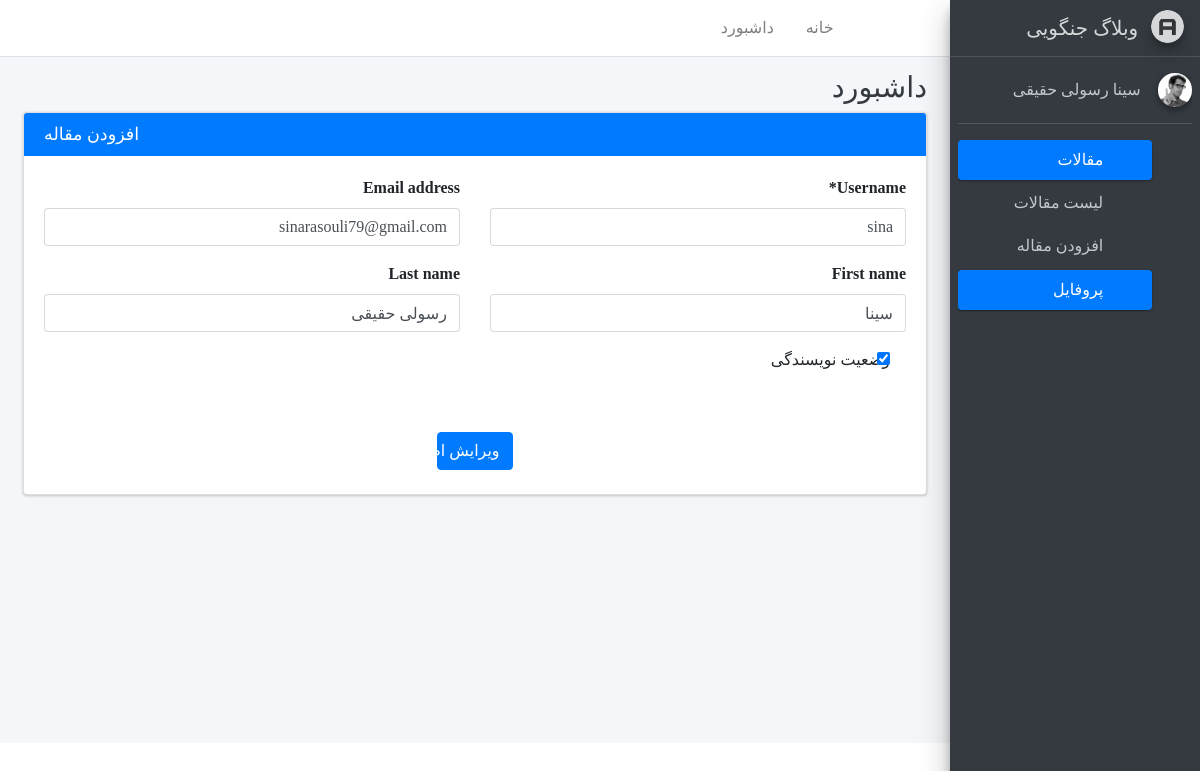
The page /account/profile/ (signed in) on the database its author committed.
### account/models.py (models this page shows)
class User(AbstractUser):
    is_author = models.BooleanField(
        default=False, verbose_name='وضعیت نویسندگی')

### account/views.py (the view)
# urls.py: path('profile/', Profile.as_view(), name='profile'),
class Profile(LoginRequiredMixin, UpdateView):
    model = User
    form_class = ProfileForm
    template_name = 'registration/profile.html'
    success_url = reverse_lazy('account:profile')
    def get_object(self):
        return User.objects.get(pk=self.request.user.pk)
    def get_form_kwargs(self):
        kwargs = super().get_form_kwargs()
        kwargs['user'] = self.request.user
        return kwargs

### account/forms.py
class ProfileForm(forms.ModelForm):
    def __init__(self, *args, **kwargs):
        user = kwargs.pop('user')
        super(ProfileForm, self).__init__(*args, **kwargs)
        self.fields['username'].help_text = None
        if not user.is_superuser:
            self.fields['username'].disabled = True
            self.fields['email'].disabled = True
            self.fields['is_author'].disabled = True
    class Meta:
        model = User
        fields = ['username', 'first_name', 'last_name', 'email', 'is_author']

### blog/templatetags/basetags.py (called while the page is built)
@register.inclusion_tag('registration/partials/link.html')
def link(request, link_name, content, classes):
    return {
        "request" : request,
        "link_name" : link_name,
        "link" : f'account:{link_name}',
        "content" : content,
        "classes" : classes
    }

### account/templates/registration/profile.html (shortened to what this page needs)
{% extends 'registration/base.html' %}
{% load crispy_forms_tags %}
{% block main %}
<div class="card card-primary">
    <div class="card-header">
      <h3 class="card-title mb-0 float-left">افزودن مقاله</h3>
    </div>
        <div class="card-body">
            <form method="POST" enctype="multipart/form-data">{% csrf_token %}
                <div class="row">
                    <div class="col-6">
                        {{form.username|as_crispy_field}}
                    </div>
                    <div class="col-6">
                        {{form.email|as_crispy_field}}
                    </div>
                    <div class="col-6">
                        {{form.first_name|as_crispy_field}}
                    </div>
                    <div class="col-6">
                        {{form.last_name|as_crispy_field}}
                    </div>
                    <div class="col-6 mx-3">
                        {{form.is_author|as_crispy_field}}
                    </div>
                    </div>
                </div>
                <button value="submit"class="btn btn-primary col-1 mx-auto my-4">ویرایش اطلاعات</button>
        </div>
    </div>
{% endblock %}

### account/templates/registration/base.html (shortened to what this page needs)
{% load static %}
<!DOCTYPE html>
<html>
<head>
  <link rel="stylesheet" href="{% static 'adminlte/plugins/fontawesome-free/css/all.min.css' %}">
  <link rel="stylesheet" href="https://code.ionicframework.com/ionicons/2.0.1/css/ionicons.min.css">
  <link rel="stylesheet"
    href="{% static 'adminlte/plugins/tempusdominus-bootstrap-4/css/tempusdominus-bootstrap-4.min.css' %}">
  <link rel="stylesheet" href="{% static 'adminlte/plugins/icheck-bootstrap/icheck-bootstrap.min.css' %}">
  <link rel="stylesheet" href="{% static 'adminlte/plugins/jqvmap/jqvmap.min.css' %}">
  <link rel="stylesheet" href="{% static 'adminlte/assets/css/adminlte.min.css' %}">
  <link rel="stylesheet" href="{% static 'adminlte/plugins/overlayScrollbars/css/OverlayScrollbars.min.css' %}">
  <link rel="stylesheet" href="{% static 'adminlte/plugins/daterangepicker/daterangepicker.css' %}">
  <link rel="stylesheet" href="{% static 'adminlte/plugins/summernote/summernote-bs4.css' %}">
  <link rel="stylesheet" href="https://cdn.rtlcss.com/bootstrap/v4.2.1/css/bootstrap.min.css">
  <link rel="stylesheet" href="{% static 'adminlte/assets/css/custom.css' %}">
</head>
<body class="hold-transition sidebar-mini layout-fixed">
  <div class="wrapper">
    <nav class="main-header navbar navbar-expand navbar-white navbar-light">
      <ul class="navbar-nav">
        <li class="nav-item">
          <a class="nav-link" data-widget="pushmenu" href="#"><i class="fas fa-bars"></i></a>
        </li>
        <li class="nav-item d-none d-sm-inline-block">
          <a href="{% url 'blog:article_list' %}" target="_blank" class="nav-link">خانه</a>
        </li>
        <li class="nav-item d-none d-sm-inline-block">
          <a href="#" class="nav-link">داشبورد</a>
        </li>
      </ul>
      <ul class="navbar-nav mr-auto-navbav">
        <li class="nav-item">
          <a class="nav-link" data-widget="control-sidebar" data-slide="true" href="{% url 'account:logout' %}">
            <i class="fas fa-sign-out-alt"></i>
          </a>
        </li>
      </ul>
    </nav>
    {% include 'registration/sidebar.html' %}
    <div class="content-wrapper">
      <div class="content-header">
        <div class="container-fluid">
          <div class="row mb-2">
            <div class="col-sm-6">
              <h1 class="m-0 text-dark">داشبورد</h1>
            </div>
          </div>
        </div>
        <section class="content">
          <div class="container-fluid">
              {% block main %}{% endblock %}
            </div>
          </div>
      </div>
</body>
</html>

### account/templates/registration/sidebar.html
  {% load static %}
  {% load basetags %}
  <aside class="main-sidebar sidebar-dark-primary elevation-4">
    <a href="index3.html" class="brand-link">
      <img src="{%static 'adminlte/assets/img/AdminLTELogo.png' %}" alt="AdminLTE Logo" class="brand-image img-circle elevation-3"
           style="opacity: .8">
      <span class="brand-text">وبلاگ جنگویی</span>
    </a>
    <div class="sidebar">
      <div class="user-panel mt-3 pb-3 mb-3 d-flex">
        <div class="image">
          <img src="{%static 'adminlte/assets/img/user2-160x160.jpg' %}" class="img-circle elevation-2" alt="User Image">
        </div>
        <div class="info">
          <a href="#" class="d-block">{{request.user.get_full_name}}</a>
        </div>
      </div>
      <nav class="mt-2">
        <ul class="nav nav-pills nav-sidebar flex-column" data-widget="treeview" role="menu" data-accordion="false">
          {% if user.is_superuser or user.is_author %}
            <li class="nav-item has-treeview menu-open">
              <a href="#" class="nav-link active">
                <i class="nav-icon fas fa-tachometer-alt"></i>
                <p>
                  مقالات
                  <i class="right fas fa-angle-left"></i>
                </p>
              </a>
              <ul class="nav nav-treeview">
                <li class="nav-item">
                  {%link request 'home' 'لیست مقالات' 'fa-list' %}
                </li>
                <li class="nav-item">
                  {%link request 'create-article' 'افزودن مقاله' 'fa-edit' %}
                </li>
              </ul>
            </li>
          {% endif %}
          <li class="nav-item">
            {% link request 'profile' 'پروفایل' 'fa-th'%}
          </li>
        </ul>
      </nav>
    </div>
  </aside>

### account/templates/registration/partials/link.html
<a href="{% url link %}"
    class="nav-link {% if request.resolver_match.url_name == link_name %}active{% endif %}">
    <i class="fa nav-icon {{classes}}"></i>
    <p>{{ content }}</p>
  </a>

### static/adminlte/assets/css/custom.css (style rules this page uses)
body { direction: rtl !important; text-align: right !important; font-family: Sahel !important; }
* { direction: rtl !important; }
.layout-fixed .main-sidebar { right: 0; }
.brand-image { float: right; }
.content-wrapper, .main-footer, .main-header { margin-left: 0px; margin-right: 250px; }
.mr-auto-navbav { margin-right: auto !important; }
.navbar-expand .navbar-nav .nav-link { padding-right: 1rem; padding-left: 1rem; }
.nav-sidebar .nav-link > .right, .nav-sidebar .nav-link > p > .right { left: 1rem; right: auto; }

### rows shown on the page
User: user.get_full_name "سینا رسولی حقیقی", username "sina", email "sinarasouli79@gmail.com", first_name "سینا", last_name "رسولی حقیقی", is_author "☑"

### other values the page prints
{{ content }} "لیست مقالات افزودن مقاله پروفایل"
